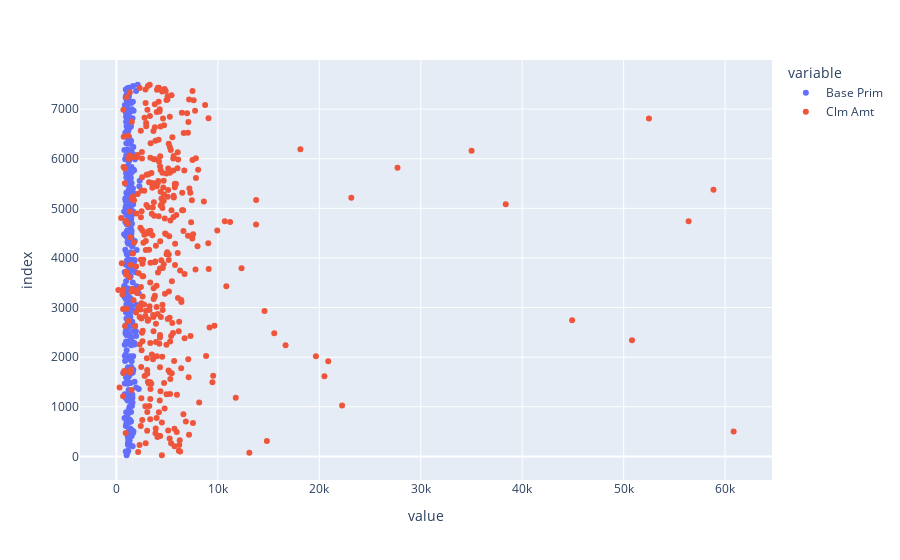

Notebook source saved alongside this figure:
### Code cell
px.scatter(prob_data, x=["Base Prim","Clm Amt"])

### Figure 1 — Plotly figure (JSON) as saved in the notebook; plotly's stock layout.template omitted (floating-point values rounded to 4 significant figures; data arrays with more than 128 entries replaced by an {"elided": "..."} marker saying what was removed)
{"data": [{"hovertemplate": "variable=Base Prim<br>value=%{x}<br>index=%{y}<extra></extra>", "legendgroup": "Base Prim", "marker": {"color": "#636efa", "symbol": "circle"}, "mode": "markers", "name": "Base Prim", "orientation": "h", "showlegend": true, "type": "scatter", "x": {"elided": "386 float values"}, "xaxis": "x", "y": {"elided": "386 int values"}, "yaxis": "y"}, {"hovertemplate": "variable=Clm Amt<br>value=%{x}<br>index=%{y}<extra></extra>", "legendgroup": "Clm Amt", "marker": {"color": "#EF553B", "symbol": "circle"}, "mode": "markers", "name": "Clm Amt", "orientation": "h", "showlegend": true, "type": "scatter", "x": {"elided": "386 int values"}, "xaxis": "x", "y": {"elided": "386 int values"}, "yaxis": "y"}], "layout": {"autosize": true, "legend": {"title": {"text": "variable"}, "tracegroupgap": 0}, "margin": {"t": 60}, "xaxis": {"anchor": "y", "autorange": true, "domain": [0, 1], "range": [-3430.0, 64460.0], "title": {"text": "value"}, "type": "linear"}, "yaxis": {"anchor": "x", "autorange": true, "domain": [0, 1], "range": [-555.2, 8069.0], "title": {"text": "index"}, "type": "linear"}}}
